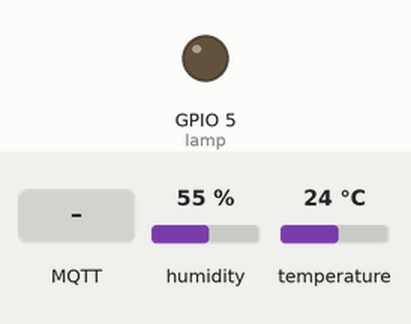
The program below on a simulated ESP32. Parts: output pins drawn as LEDs (lit = HIGH). The test bench sets the inputs (shaded band); at power-on: humidity 55 %, temperature 24 °C. WiFi joins after 1.5 s; servers stay silent unless stated; no MQTT or app messages arrive unless stated; what the program prints to the serial monitor is not drawn.

Above: at 2.7 s.
2.8 s: MQTT message "on" arrives on the first subscribed topic
At 4.2 s:
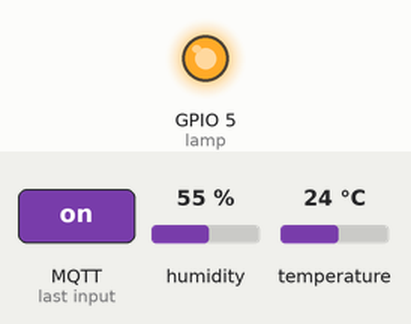
5.8 s: MQTT message "off" arrives on the first subscribed topic
At 6.4 s:
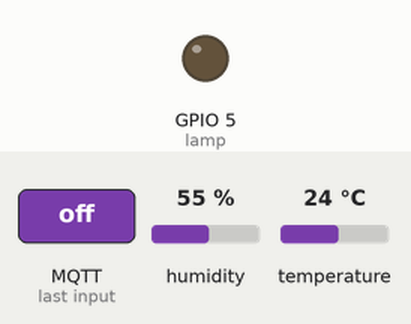
Timing chart, 0 to 8.8 s (numbered marks = the images above; inputs shaded):
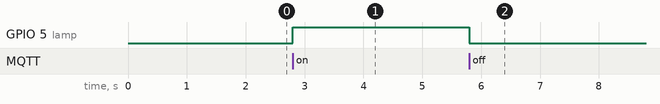

The program:

main.cpp
```cpp
#include <Arduino.h>
#include <WiFi.h>
#include <PubSubClient.h>
#include <Adafruit_Sensor.h>
#include <DHT.h>
#include <WiFiClientSecure.h>

/* DHT 22 */
#define DHTTYPE DHT22
#define DHTPIN 4
DHT dht(DHTPIN, DHTTYPE);

/* LED */
const int lamp = 5;

/* SSL/TLS Certificates */
const char* ca_cert = \
"-----BEGIN CERTIFICATE-----\n" \
"MIIEKTCCAxGgAwIBAgIUAsdIQ1UAIHu2hZTarRDf9uCCx1cwDQYJKoZIhvcNAQEL\n" \
"sbh8yDh2fkbAt+SuHw==\n" \
"-----END CERTIFICATE-----\n";

const char* device001_cert = \
"-----BEGIN CERTIFICATE-----\n" \
"MIID3DCCAsQCFCJP86+Lpr1/kUsiExIIsOX665/bMA0GCSqGSIb3DQEBCwUAMIGj\n" \
"I+3a7cikV7Fg6T55bp+7PrnthFD/edKkgF8LXhEQO5YwDDAKBggrBgEFBQcDAg==\n" \
"-----END CERTIFICATE-----\n";

const char* device001_key = \
"-----BEGIN RSA PRIVATE KEY-----\n" \
"MIIEowIBAAKCAQEAuLYKI9knpSlkSVEfgm+YFaX7tplUPsQxAf/sygYey8tgGBIt\n" \
"Ui29h6AzMZ/M8bG5uPIqLp0gpir1ulbI+IPEY7AnplBb12kG8G7e\n" \
"-----END RSA PRIVATE KEY-----\n";

/* PubSubClient */
// WiFi
const char* ssid = "SSID";
const char* password = "PASSWORD";

// MQTT Server
const char* mqtt_server = "IP_ADDRESS";

//WiFiClient espClient;
WiFiClientSecure espClient;
PubSubClient client(espClient);

void setup_wifi(){
    /*
     * Set up WiFi
     */
    delay(10);

    Serial.println();
    Serial.print("Connecting to ");
    Serial.print(ssid);
    WiFi.begin(ssid, password);
    while(WiFi.status() != WL_CONNECTED){
        delay(500);
        Serial.print(".");
    }
    Serial.println("");
    Serial.print("WiFi connected - ESP IP address: ");
    Serial.println(WiFi.localIP());
}

void callback(String topic, byte* message, unsigned int length){
    /*
     * When some deive publishes a message, do something
     */
    Serial.print("Message arrived on topic: ");
    Serial.print(topic);
    Serial.print(". Message: ");
    String messageTemp;

    for(int i=0; i<length; i++){
        Serial.print((char)message[i]);
        messageTemp += (char)message[i];
    }
    Serial.println();

    // if message received on the topic room/lamp
    if(topic == "room/lamp"){
        Serial.print("Changing Room lamp to");
        if(messageTemp == "on"){
            digitalWrite(lamp, HIGH);
            Serial.println("ON");
        } else if (messageTemp == "off"){
            digitalWrite(lamp, LOW);
            Serial.println("Off");
        }
    }
    Serial.println();
}

void reconnect(){
    while(!client.connected()){
        Serial.print("Attempting MQTT connection...");

        if(client.connect("ESP32Client")){
            Serial.println("Connected");
            client.subscribe("room/lamp");
        } else {
            Serial.print("failed, rc=");
            Serial.print(client.state());
            Serial.println("try again in 5 seconds");
            delay(5000);
        }
    }
}

// Timers
long now = millis();
long lastMeasure = 0;

void setup() {
    Serial.begin(115200);

    Serial.println(F("DHT 22 test"));
    dht.begin();

    pinMode(lamp, OUTPUT);

    setup_wifi();

    /* Set SSL/TLS certificate */
    espClient.setCACert(ca_cert);
    espClient.setCertificate(device001_cert);
    espClient.setPrivateKey(device001_key);

    client.setServer(mqtt_server, 8883);
    client.setCallback(callback);
}

void loop() {
    if(!client.connected()){
        reconnect();
    }
    if(!client.loop()){
        client.connect("ESP32Client");
    }

    now = millis();
    if(now - lastMeasure > 10000){
        lastMeasure = now;

        float h = dht.readHumidity();
        float t = dht.readTemperature();
        float f = dht.readTemperature(true);

        if(isnan(h) || isnan(t) || isnan(f)){
            Serial.println(F("Failed to read from DHT sensor!"));
            return;
        }

        float hic = dht.computeHeatIndex(t, h, false);
        static char temperatureTemp[7];
        dtostrf(hic, 6, 2, temperatureTemp);

        static char humidityTemp[7];
        dtostrf(h, 6, 2, humidityTemp);

        client.publish("room/temperature", temperatureTemp);
        client.publish("room/humidity", humidityTemp);

        Serial.print("Humidity: ");
        Serial.print(h);
        Serial.print("%\t Temperature: ");
        Serial.print(t);
        Serial.print("*C");
        Serial.print(f);
        Serial.print("*F\t Heat Index: ");
        Serial.print(hic);
        Serial.println("*C");
    }
}
```

Measured:
- after the input at 2.8 s, GPIO 5 (lamp): LOW → HIGH at once
- after the input at 5.8 s, GPIO 5 (lamp): HIGH → LOW at once
